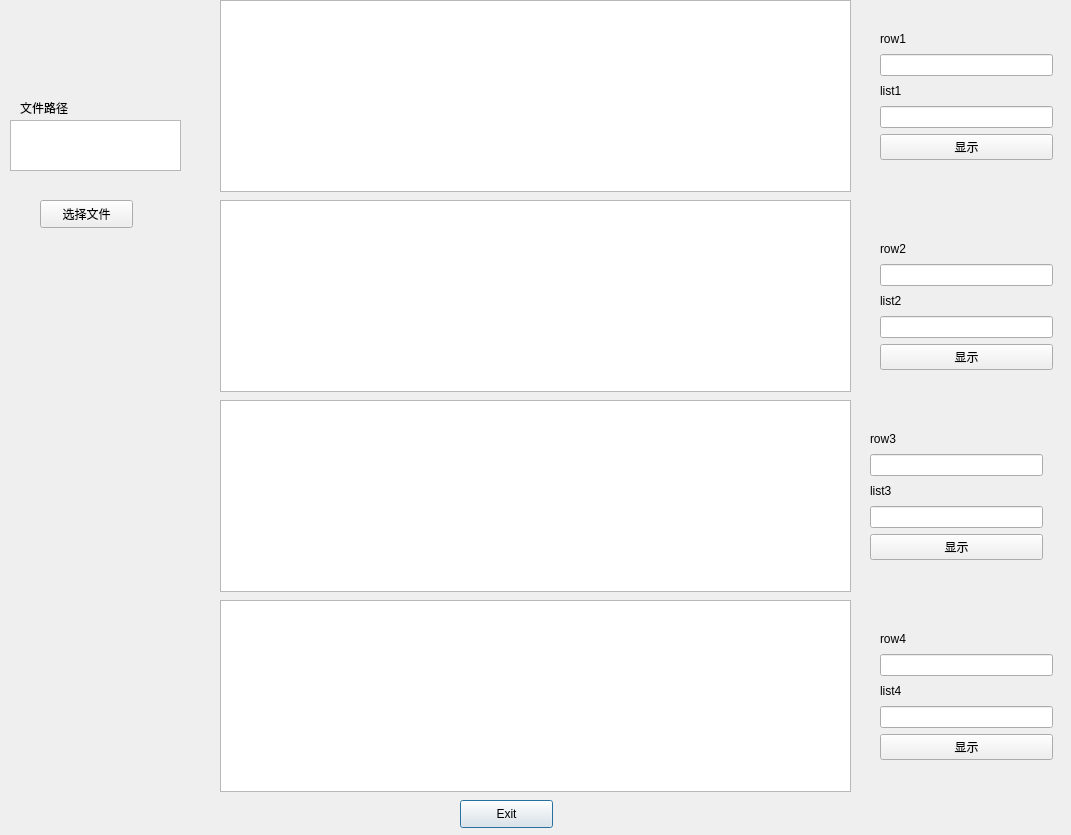
<?xml version="1.0" encoding="UTF-8"?>
<ui version="4.0">
 <class>Dialog</class>
 <widget class="QDialog" name="Dialog">
  <property name="geometry">
   <rect>
    <x>0</x>
    <y>0</y>
    <width>1071</width>
    <height>835</height>
   </rect>
  </property>
  <property name="windowTitle">
   <string>Dialog</string>
  </property>
  <widget class="QPushButton" name="pushButton">
   <property name="geometry">
    <rect>
     <x>460</x>
     <y>800</y>
     <width>93</width>
     <height>28</height>
    </rect>
   </property>
   <property name="text">
    <string>Exit</string>
   </property>
  </widget>
  <widget class="QPushButton" name="pushButton_6">
   <property name="geometry">
    <rect>
     <x>40</x>
     <y>200</y>
     <width>93</width>
     <height>28</height>
    </rect>
   </property>
   <property name="text">
    <string>选择文件</string>
   </property>
  </widget>
  <widget class="QLabel" name="label_9">
   <property name="geometry">
    <rect>
     <x>20</x>
     <y>100</y>
     <width>72</width>
     <height>15</height>
    </rect>
   </property>
   <property name="text">
    <string>文件路径</string>
   </property>
  </widget>
  <widget class="QGraphicsView" name="graphicsView">
   <property name="geometry">
    <rect>
     <x>220</x>
     <y>0</y>
     <width>631</width>
     <height>192</height>
    </rect>
   </property>
  </widget>
  <widget class="QGraphicsView" name="graphicsView_2">
   <property name="geometry">
    <rect>
     <x>220</x>
     <y>200</y>
     <width>631</width>
     <height>192</height>
    </rect>
   </property>
  </widget>
  <widget class="QGraphicsView" name="graphicsView_3">
   <property name="geometry">
    <rect>
     <x>220</x>
     <y>400</y>
     <width>631</width>
     <height>192</height>
    </rect>
   </property>
  </widget>
  <widget class="QGraphicsView" name="graphicsView_4">
   <property name="geometry">
    <rect>
     <x>220</x>
     <y>600</y>
     <width>631</width>
     <height>192</height>
    </rect>
   </property>
  </widget>
  <widget class="QTextEdit" name="textEdit">
   <property name="geometry">
    <rect>
     <x>10</x>
     <y>120</y>
     <width>171</width>
     <height>51</height>
    </rect>
   </property>
  </widget>
  <widget class="QWidget" name="">
   <property name="geometry">
    <rect>
     <x>880</x>
     <y>30</y>
     <width>173</width>
     <height>130</height>
    </rect>
   </property>
   <layout class="QVBoxLayout" name="verticalLayout">
    <item>
     <widget class="QLabel" name="label">
      <property name="text">
       <string>row1</string>
      </property>
     </widget>
    </item>
    <item>
     <widget class="QLineEdit" name="lineEdit"/>
    </item>
    <item>
     <widget class="QLabel" name="label_2">
      <property name="text">
       <string>list1</string>
      </property>
     </widget>
    </item>
    <item>
     <widget class="QLineEdit" name="lineEdit_2"/>
    </item>
    <item>
     <widget class="QPushButton" name="pushButton_2">
      <property name="text">
       <string>显示</string>
      </property>
     </widget>
    </item>
   </layout>
  </widget>
  <widget class="QWidget" name="">
   <property name="geometry">
    <rect>
     <x>880</x>
     <y>240</y>
     <width>173</width>
     <height>130</height>
    </rect>
   </property>
   <layout class="QVBoxLayout" name="verticalLayout_2">
    <item>
     <widget class="QLabel" name="label_4">
      <property name="text">
       <string>row2</string>
      </property>
     </widget>
    </item>
    <item>
     <widget class="QLineEdit" name="lineEdit_3"/>
    </item>
    <item>
     <widget class="QLabel" name="label_3">
      <property name="text">
       <string>list2</string>
      </property>
     </widget>
    </item>
    <item>
     <widget class="QLineEdit" name="lineEdit_4"/>
    </item>
    <item>
     <widget class="QPushButton" name="pushButton_3">
      <property name="text">
       <string>显示</string>
      </property>
     </widget>
    </item>
   </layout>
  </widget>
  <widget class="QWidget" name="">
   <property name="geometry">
    <rect>
     <x>870</x>
     <y>430</y>
     <width>173</width>
     <height>130</height>
    </rect>
   </property>
   <layout class="QVBoxLayout" name="verticalLayout_3">
    <item>
     <widget class="QLabel" name="label_5">
      <property name="text">
       <string>row3</string>
      </property>
     </widget>
    </item>
    <item>
     <widget class="QLineEdit" name="lineEdit_5"/>
    </item>
    <item>
     <widget class="QLabel" name="label_6">
      <property name="text">
       <string>list3</string>
      </property>
     </widget>
    </item>
    <item>
     <widget class="QLineEdit" name="lineEdit_6"/>
    </item>
    <item>
     <widget class="QPushButton" name="pushButton_4">
      <property name="text">
       <string>显示</string>
      </property>
     </widget>
    </item>
   </layout>
  </widget>
  <widget class="QWidget" name="">
   <property name="geometry">
    <rect>
     <x>880</x>
     <y>630</y>
     <width>173</width>
     <height>130</height>
    </rect>
   </property>
   <layout class="QVBoxLayout" name="verticalLayout_4">
    <item>
     <widget class="QLabel" name="label_7">
      <property name="text">
       <string>row4</string>
      </property>
     </widget>
    </item>
    <item>
     <widget class="QLineEdit" name="lineEdit_7"/>
    </item>
    <item>
     <widget class="QLabel" name="label_8">
      <property name="text">
       <string>list4</string>
      </property>
     </widget>
    </item>
    <item>
     <widget class="QLineEdit" name="lineEdit_8"/>
    </item>
    <item>
     <widget class="QPushButton" name="pushButton_5">
      <property name="text">
       <string>显示</string>
      </property>
     </widget>
    </item>
   </layout>
  </widget>
 </widget>
 <resources/>
 <connections>
  <connection>
   <sender>pushButton</sender>
   <signal>clicked()</signal>
   <receiver>Dialog</receiver>
   <slot>close()</slot>
   <hints>
    <hint type="sourcelabel">
     <x>506</x>
     <y>813</y>
    </hint>
    <hint type="destinationlabel">
     <x>535</x>
     <y>417</y>
    </hint>
   </hints>
  </connection>
  <connection>
   <sender>pushButton_6</sender>
   <signal>clicked()</signal>
   <receiver>textEdit</receiver>
   <slot>update()</slot>
   <hints>
    <hint type="sourcelabel">
     <x>88</x>
     <y>210</y>
    </hint>
    <hint type="destinationlabel">
     <x>95</x>
     <y>145</y>
    </hint>
   </hints>
  </connection>
 </connections>
</ui>
